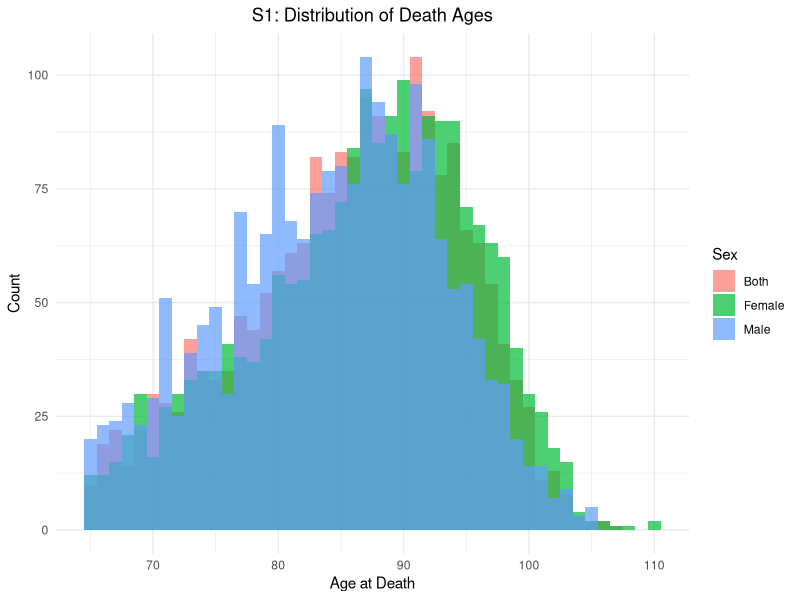
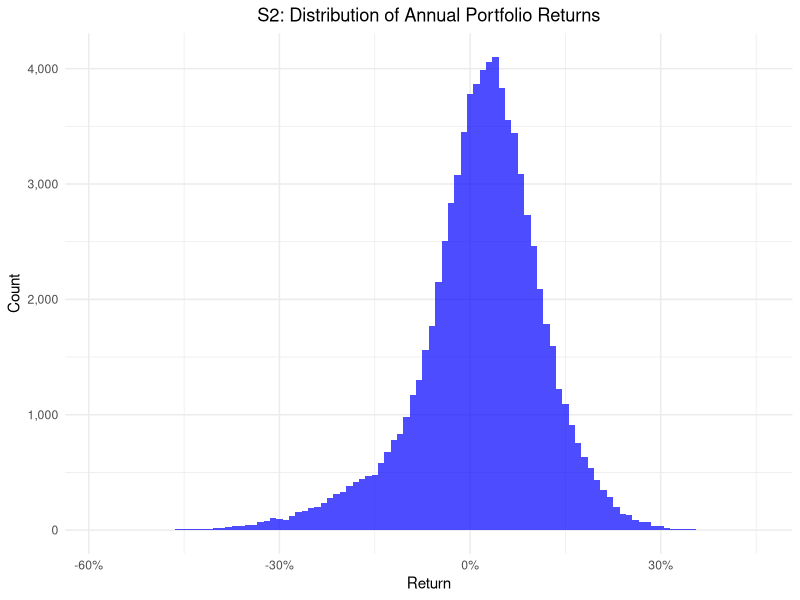
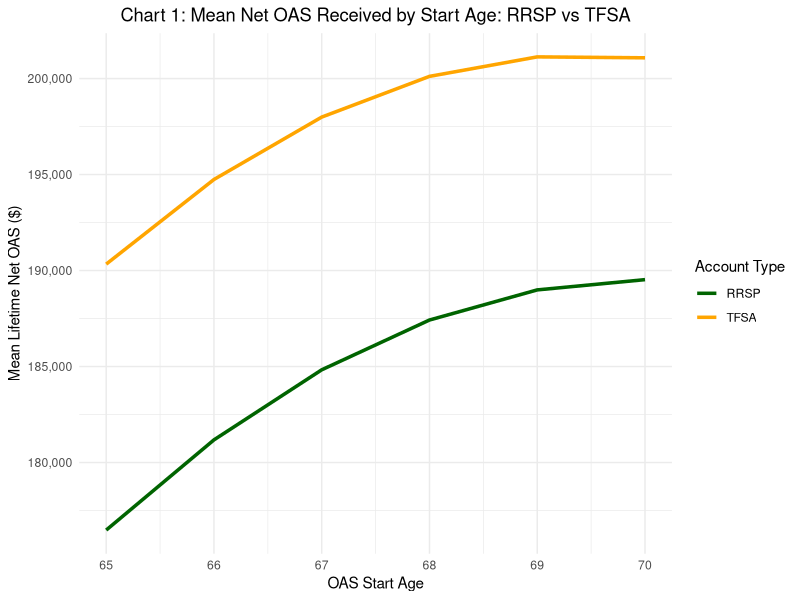
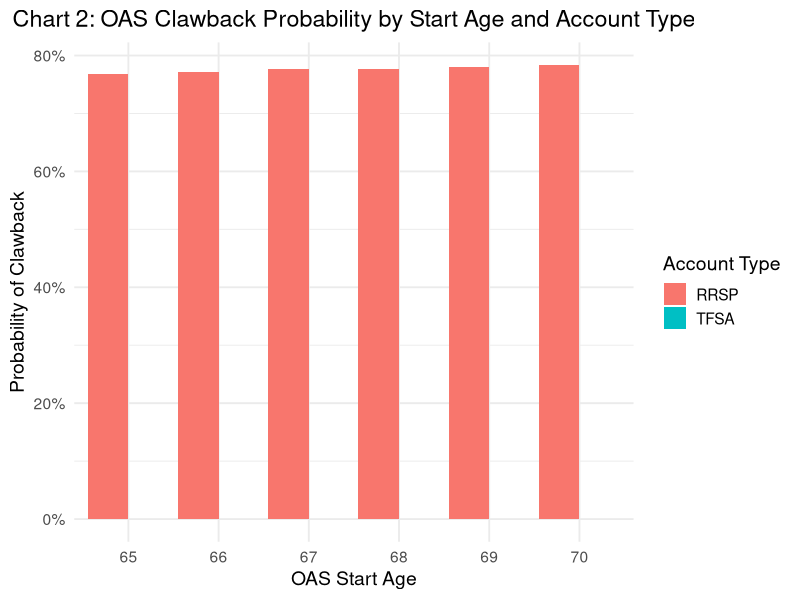
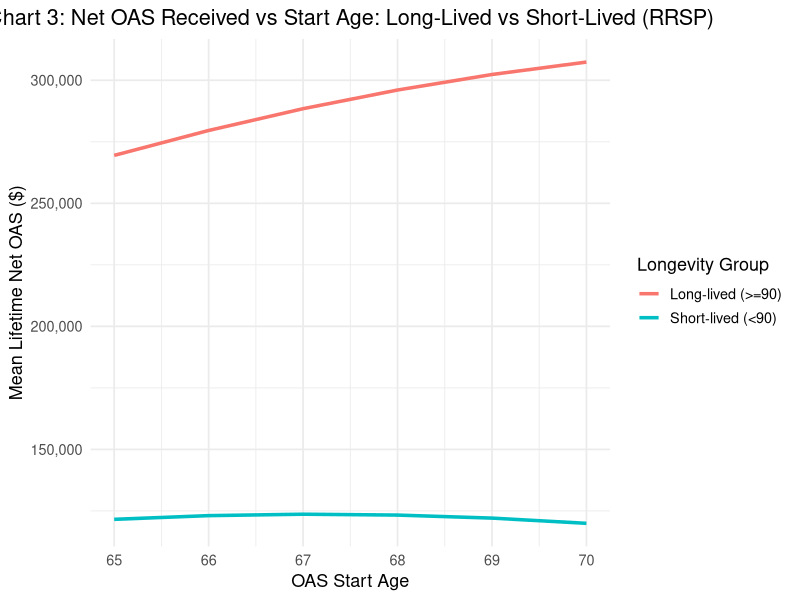
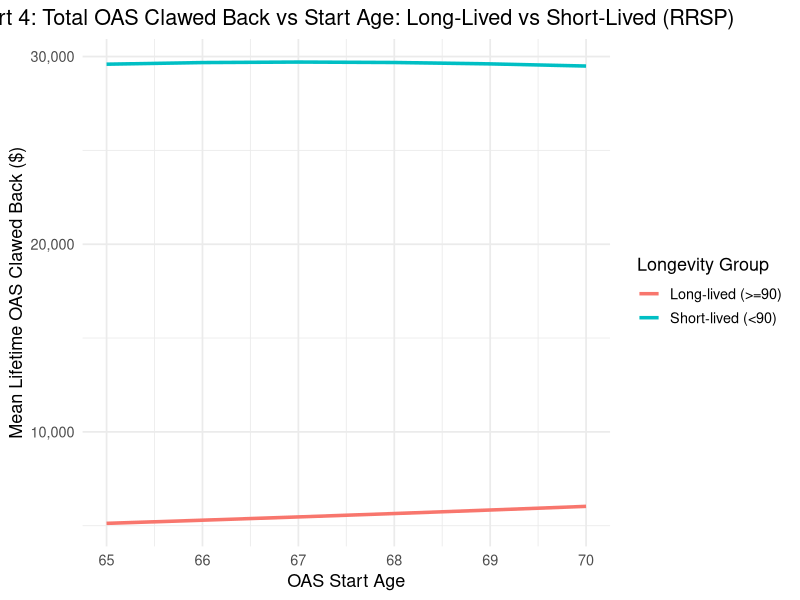
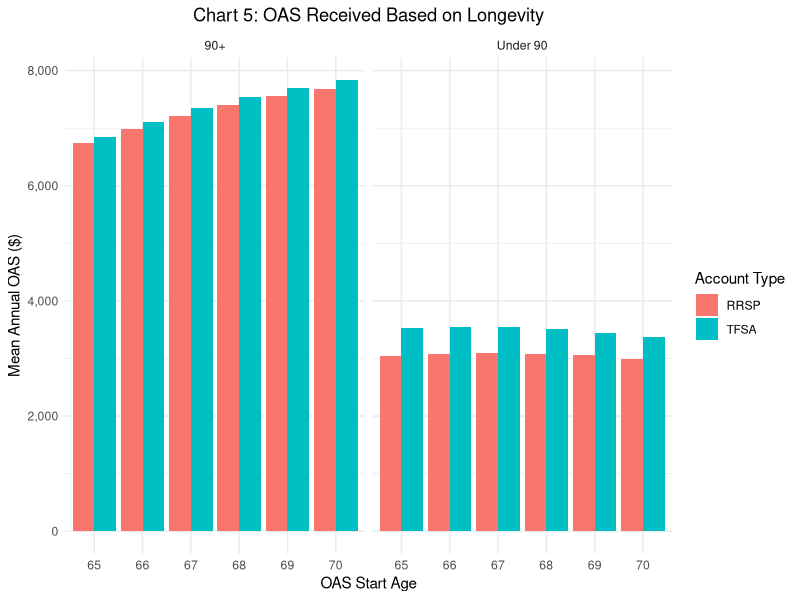
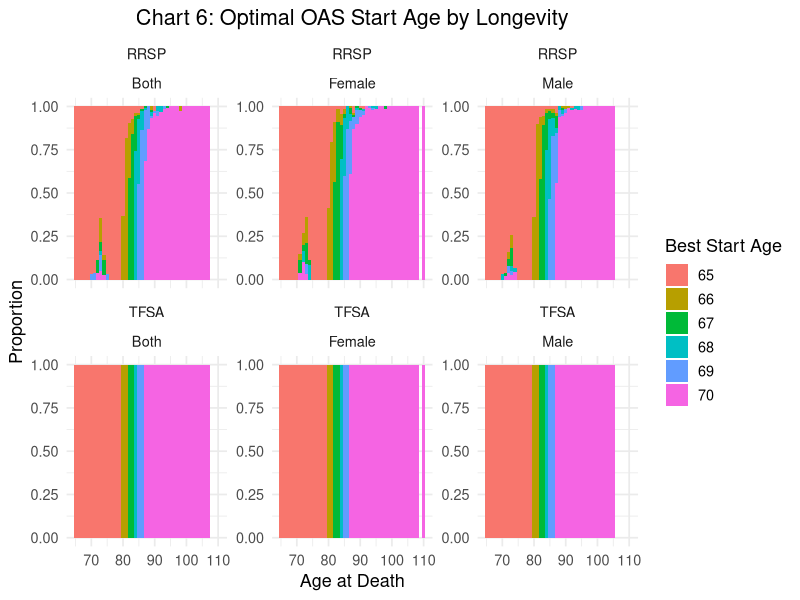

Here is the R script that generated these plots, in order:
# Check and install required packages
required_packages <- c("dplyr", "tidyr", "ggplot2", "scales")
for (pkg in required_packages) {
  if (!require(pkg, character.only = TRUE)) {
    install.packages(pkg)
    library(pkg, character.only = TRUE)
  }
}

set.seed(123)

# --- Constants ---
n_sim <- 2000
years <- 40
retirement_age <- 65
initial_balance <- 1000000
oas_base_65_74 <- 727.67 * 12  # $8,732.04/year (65-74, 2025 base)
oas_base_75_plus <- 800.44 * 12  # $9,605.28/year (75+, 2025 base)
clawback_threshold <- 93454  # 2025 estimate = $93,454
clawback_rate <- 0.15
income_cutoff_65_74 <- 142609  # 2025 estimate = $151,668
income_cutoff_75_plus <- 148179  # 2025 estimate = $157,490
start_ages <- 65:70
deferral_rate <- 0.072  # 7.2% per year --> 36% for 5 years
discount_rate <- 0.03   # 3% discount rate to PV at 65
stock_weight <- 0.5
bond_weight <- 0.5

# RRIF Minimum Withdrawal Factors (simplified for ages 71-110, 2025 rules)
rrif_factors <- c(
  0.0540, 0.0553, 0.0567, 0.0582, 0.0598, 0.0617, 0.0636, 0.0658, 0.0682, 0.0708,  # 71-80
  0.0738, 0.0771, 0.0809, 0.0851, 0.0899, 0.0955, 0.1020, 0.1096, 0.1187, 0.1300,  # 81-90
  0.1448, 0.1642, 0.2000, 0.2000, 0.2000, 0.2000, 0.2000, 0.2000, 0.2000, 0.2000,  # 91-100
  0.2000, 0.2000, 0.2000, 0.2000, 0.2000, 0.2000, 0.2000, 0.2000, 0.2000, 0.2000   # 101-110
)

# p_x data (Ontario 2023)
px_both <- c(0.99133, 0.99051, 0.98959, 0.98857, 0.98744, 0.98618, 0.98478, 0.98321, 0.98147, 0.97952,
             0.97734, 0.97490, 0.97217, 0.96911, 0.96568, 0.96182, 0.95748, 0.95259, 0.94709, 0.94088,
             0.93387, 0.92595, 0.91699, 0.90685, 0.89535, 0.88230, 0.86783, 0.85223, 0.83549, 0.81765,
             0.79573, 0.77557, 0.75449, 0.73262, 0.71014, 0.68725, 0.66417, 0.64111, 0.61829, 0.59593,
             0.57422, 0.55332, 0.53338, 0.51452, 0.49681, 0.00000)
px_male <- c(0.98928, 0.98828, 0.98717, 0.98594, 0.98458, 0.98307, 0.98139, 0.97953, 0.97744, 0.97512,
             0.97253, 0.96964, 0.96640, 0.96278, 0.95872, 0.95417, 0.94906, 0.94332, 0.93686, 0.92958,
             0.92138, 0.91213, 0.90168, 0.88986, 0.87649, 0.86134, 0.84461, 0.82669, 0.80762, 0.78746,
             0.76253, 0.74048, 0.71772, 0.69447, 0.67095, 0.64738, 0.62400, 0.60104, 0.57871, 0.55720,
             0.53667, 0.51723, 0.49899, 0.48200, 0.46630, 0.00000)
px_female <- c(0.99331, 0.99264, 0.99189, 0.99105, 0.99011, 0.98907, 0.98789, 0.98658, 0.98510, 0.98345,
               0.98158, 0.97949, 0.97712, 0.97446, 0.97144, 0.96803, 0.96418, 0.95981, 0.95485, 0.94921,
               0.94281, 0.93552, 0.92721, 0.91774, 0.90692, 0.89454, 0.88072, 0.86569, 0.84944, 0.83198,
               0.81034, 0.79014, 0.76883, 0.74655, 0.72349, 0.69986, 0.67589, 0.65182, 0.62790, 0.60438,
               0.58149, 0.55943, 0.53836, 0.51844, 0.49975, 0.00000)

# --- Market Returns ---
regime_stock_means <- c(0.09, -0.15, 0.03) # Bull, Bear, Stagnant
regime_stock_sds <- c(0.16, 0.25, 0.10) # Bull, Bear, Stagnant
regime_bond_means <- c(0.01, 0.04, 0.02) # Bull, Bear, Stagnant
regime_bond_sds <- c(0.04, 0.06, 0.03) # Bull, Bear, Stagnant
transition_matrix <- matrix(c(0.75, 0.1, 0.15, 0.2, 0.65, 0.15, 0.15, 0.15, 0.7), nrow = 3, byrow = TRUE)
inflation_matrix <- matrix(rnorm(years * n_sim, mean = 0.033, sd = 0.02), nrow = years, ncol = n_sim)

stock_returns <- matrix(0, years, n_sim)
bond_returns <- matrix(0, years, n_sim)
regime_matrix <- matrix(1, years, n_sim)

for (sim in 1:n_sim) {
  for (year in 1:years) {
    current_state <- regime_matrix[year, sim]
    stock_returns[year, sim] <- rnorm(1, regime_stock_means[current_state], regime_stock_sds[current_state])
    bond_returns[year, sim] <- rnorm(1, regime_bond_means[current_state], regime_bond_sds[current_state])
    if (year < years) {
      regime_matrix[year + 1, sim] <- sample(1:3, 1, prob = transition_matrix[current_state, ])
    }
  }
}

portfolio_returns <- stock_weight * stock_returns + bond_weight * bond_returns

# --- Mortality Simulation ---
simulate_deaths <- function(px_adj, n_sim) {
  death_ages <- numeric(n_sim)
  for (i in 1:n_sim) {
    age <- 65
    while (age <= 110) {
      if (runif(1) < px_adj[age - 64]) age <- age + 1 else break
    }
    death_ages[i] <- age
  }
  death_ages
}

# --- Taxation Code ---
calculate_total_tax <- function(income) {
  tax <- numeric(length(income))
  federal_brackets <- c(0, 55867, 111733, 173205, 246752)  # 2025 estimate
  federal_rates <- c(0.15, 0.205, 0.26, 0.29, 0.33)
  ontario_brackets <- c(0, 51446, 102894, 150000, 220000)  # 2025 estimate
  ontario_rates <- c(0.0505, 0.0915, 0.1116, 0.1216, 0.1316)
  
  for (i in seq_along(income)) {
    inc <- income[i]
    fed_tax <- 0
    for (j in 1:length(federal_brackets)) {
      if (inc > federal_brackets[j]) {
        upper <- ifelse(j < length(federal_brackets), min(inc, federal_brackets[j + 1]), inc)
        fed_tax <- fed_tax + (upper - federal_brackets[j]) * federal_rates[j]
      }
    }
    ont_tax <- 0
    for (j in 1:length(ontario_brackets)) {
      if (inc > ontario_brackets[j]) {
        upper <- ifelse(j < length(ontario_brackets), min(inc, ontario_brackets[j + 1]), inc)
        ont_tax <- ont_tax + (upper - ontario_brackets[j]) * ontario_rates[j]
      }
    }
    tax[i] <- fed_tax + ont_tax
  }
  return(tax)
}

# --- Combined Simulation ---
sexes <- c("Both", "Male", "Female")
account_types <- c("RRSP", "TFSA")
results <- list()
death_ages_by_sex <- list()

for (sex in sexes) {
  px <- if (sex == "Both") px_both else if (sex == "Male") px_male else px_female
  death_ages <- simulate_deaths(px, n_sim)
  death_ages_by_sex[[sex]] <- death_ages
  
  for (acct in account_types) {
    for (start_age in start_ages) {
      portfolio <- matrix(initial_balance, years + 1, n_sim)
      withdrawals <- matrix(0, years, n_sim)
      oas_received <- matrix(0, years, n_sim)
      taxable_income <- matrix(0, years, n_sim)
      clawback_amount <- matrix(0, years, n_sim)
      total_tax <- matrix(0, years, n_sim)
      net_income <- matrix(0, years, n_sim)
      pv_oas <- numeric(n_sim)
      
      oas_adj_65_74 <- oas_base_65_74 * (1 + deferral_rate * (start_age - 65))
      oas_adj_75_plus <- oas_base_75_plus * (1 + deferral_rate * (start_age - 65))
      
      for (t in 1:years) {
        age <- retirement_age + t - 1
        alive <- age < death_ages
        remaining <- pmax(1, death_ages - age)
        
        # Waring-Siegel withdrawal
        ws_withdrawal <- ifelse(alive, portfolio[t, ] / remaining, 0)
        
        # RRIF minimum withdrawal (for RRSP only, age 71+)
        rrif_factor <- ifelse(age >= 71 & age <= 110, rrif_factors[age - 70], 0)
        rrif_withdrawal <- ifelse(acct == "RRSP" & alive, portfolio[t, ] * rrif_factor, 0)
        
        # Withdrawal is max of Waring-Siegel and RRIF (if applicable)
        withdrawals[t, ] <- ifelse(acct == "RRSP" & age >= 71 & alive,
                                   pmax(ws_withdrawal, rrif_withdrawal),
                                   ws_withdrawal)
        withdrawals[t, ] <- pmin(withdrawals[t, ], portfolio[t, ])
        
        # OAS as additional revenue (before clawback)
        gross_oas <- ifelse(age >= start_age & alive,
                            ifelse(age < 75, oas_adj_65_74, oas_adj_75_plus), 0)
        
        # Income for clawback (withdrawals for RRSP + OAS for both)
        income_for_clawback <- ifelse(acct == "RRSP" & alive, withdrawals[t, ], 0) + gross_oas
        
        # Clawback calculation
        excess <- pmax(0, income_for_clawback - clawback_threshold)
        clawback_amount[t, ] <- excess * clawback_rate
        
        # Final OAS after clawback
        income_cutoff <- ifelse(age < 75, income_cutoff_65_74, income_cutoff_75_plus)
        oas_received[t, ] <- ifelse(age >= start_age & alive & income_for_clawback < income_cutoff,
                                    pmax(0, gross_oas - clawback_amount[t, ]), 0)
        
        # Taxable income (withdrawals + OAS for RRSP)
        taxable_income[t, ] <- ifelse(acct == "RRSP" & alive, withdrawals[t, ] + oas_received[t, ], 0)
        
        # Tax
        total_tax[t, ] <- ifelse(acct == "RRSP" & alive, calculate_total_tax(taxable_income[t, ]), 0)
        
        # Net income (withdrawals + OAS - tax - clawback)
        net_income[t, ] <- withdrawals[t, ] + oas_received[t, ] - total_tax[t, ] - clawback_amount[t, ]
        
        # Update portfolio
        portfolio[t + 1, ] <- pmax(0, (portfolio[t, ] - withdrawals[t, ]) * (1 + portfolio_returns[t, ]))
        
        # PV of OAS (3% discount)
        pv_oas <- pv_oas + oas_received[t, ] / (1 + discount_rate)^(t - 1)
      }
      
      key <- paste(sex, acct, start_age, sep = "_")
      results[[key]] <- list(
        portfolio = portfolio,
        withdrawals = withdrawals,
        oas_received = oas_received,
        taxable_income = taxable_income,
        clawback_amount = clawback_amount,
        total_tax = total_tax,
        net_income = net_income,
        death_ages = death_ages,
        pv_oas = pv_oas
      )
    }
  }
}

# --- Data Processing ---
income_data <- data.frame()
for (key in names(results)) {
  res <- results[[key]]
  temp <- data.frame(
    Year = rep(1:years, n_sim),
    Simulation = rep(1:n_sim, each = years),
    Sex = strsplit(key, "_")[[1]][1],
    AccountType = strsplit(key, "_")[[1]][2],
    StartAge = as.integer(strsplit(key, "_")[[1]][3]),
    Age = rep(retirement_age:(retirement_age + years - 1), n_sim),
    Portfolio = as.vector(res$portfolio[1:years, ]),
    Withdrawal = as.vector(res$withdrawals),
    OAS = as.vector(res$oas_received),
    NetIncome = as.vector(res$net_income),
    Clawback = as.vector(res$clawback_amount),
    DeathAge = rep(res$death_ages, each = years),
    PV_OAS = rep(res$pv_oas, each = years)
  )
  income_data <- rbind(income_data, temp)
}

# --- Summary Statistics ---
oas_summary <- income_data %>%
  group_by(Sex, AccountType, StartAge, Simulation) %>%
  summarise(Total_OAS = sum(OAS), Total_PV_OAS = mean(PV_OAS), .groups = "drop") %>%
  group_by(Sex, AccountType, StartAge) %>%
  summarise(
    Mean_Total_OAS = mean(Total_OAS),
    Mean_PV_OAS = mean(Total_PV_OAS),
    .groups = "drop"
  )

# Calculate early return per simulation (first 10 years of portfolio returns)
early_returns <- apply(portfolio_returns[1:10, ], 2, function(x) prod(1 + x) - 1)

# Create summary data per simulation
sim_summary <- income_data %>%
  filter(AccountType == "RRSP") %>%
  group_by(Simulation, StartAge, Sex, AccountType) %>%
  summarise(
    total_net_oas = sum(OAS, na.rm = TRUE),
    total_clawback = sum(Clawback, na.rm = TRUE),
    death_age = max(DeathAge),
    .groups = "drop"
  ) %>%
  mutate(
    early_return = early_returns[Simulation],
    return_quartile = ntile(early_return, 4)
  )

# --- Visualizations (16 Graphs Total) ---

# --- Supplementary Graphs ---
# S1. Distribution of Death Ages
death_ages_data <- data.frame(
  Sex = rep(c("Both", "Male", "Female"), each = n_sim),
  DeathAge = c(death_ages_by_sex[["Both"]], death_ages_by_sex[["Male"]], death_ages_by_sex[["Female"]])
)

ps1 <- ggplot(death_ages_data, aes(x = DeathAge, fill = Sex)) +
  geom_histogram(binwidth = 1, alpha = 0.7, position = "identity") +
  labs(title = "S1: Distribution of Death Ages", x = "Age at Death", y = "Count", fill = "Sex") +
  scale_x_continuous(labels = scales::comma) +
  scale_y_continuous(labels = scales::comma) +
  theme_minimal() +
  theme(plot.title = element_text(hjust = 0.5))
print(ps1)

# S2. Distribution of Portfolio Returns
ps2 <- ggplot(data.frame(Returns = as.vector(portfolio_returns)), aes(x = Returns)) +
  geom_histogram(binwidth = 0.01, fill = "blue", alpha = 0.7) +
  labs(title = "S2: Distribution of Annual Portfolio Returns", x = "Return", y = "Count") +
  scale_x_continuous(labels = scales::percent) +
  scale_y_continuous(labels = scales::comma) +
  theme_minimal() +
  theme(plot.title = element_text(hjust = 0.5))
print(ps2)

# --- Main Graphs ---

# Chart 1: Mean Net OAS Received by Start Age: RRSP vs TFSA
account_stats <- oas_summary %>%
  group_by(AccountType, StartAge) %>%
  summarize(mean_net_oas = mean(Mean_Total_OAS), .groups = "drop")

p1 <- ggplot(account_stats, aes(x = StartAge, y = mean_net_oas, color = AccountType)) +
  geom_line(size = 1.2) +
  scale_color_manual(values = c("darkgreen", "orange")) +
  labs(
    title = "Chart 1: Mean Net OAS Received by Start Age: RRSP vs TFSA",
    x = "OAS Start Age",
    y = "Mean Lifetime Net OAS ($)",
    color = "Account Type"
  ) +
  scale_y_continuous(labels = scales::comma) +
  theme_minimal() +
  theme(plot.title = element_text(hjust = 0.5))
print(p1)

# Chart 2: OAS Clawback Probability by Start Age and Account Type
clawback_summary <- income_data %>%
  group_by(AccountType, StartAge, Simulation) %>%
  summarise(Clawback_Occurred = any(Clawback > 0), .groups = "drop") %>%
  group_by(AccountType, StartAge) %>%
  summarise(Prob_Clawback = mean(Clawback_Occurred), .groups = "drop")

p2 <- ggplot(clawback_summary, aes(x = factor(StartAge), y = Prob_Clawback, fill = AccountType)) +
  geom_col(position = "dodge") +
  labs(title = "Chart 2: OAS Clawback Probability by Start Age and Account Type",
       x = "OAS Start Age", y = "Probability of Clawback", fill = "Account Type") +
  scale_y_continuous(labels = scales::percent) +
  theme_minimal(base_size = 14) +
  theme(plot.title = element_text(hjust = 0.5))
print(p2)

# Chart 3: Mean Net OAS by Start Age for Long- vs Short-Lived Groups (RRSP)
longevity_net_oas <- sim_summary %>%
  mutate(Longevity_Group = ifelse(death_age >= 90, "Long-lived (>=90)", "Short-lived (<90)")) %>%
  group_by(Longevity_Group, StartAge) %>%
  summarise(Mean_Net_OAS = mean(total_net_oas), .groups = "drop")

p3 <- ggplot(longevity_net_oas, aes(x = StartAge, y = Mean_Net_OAS, color = Longevity_Group)) +
  geom_line(size = 1.2) +
  scale_y_continuous(labels = scales::comma) +
  labs(
    title = "Chart 3: Net OAS Received vs Start Age: Long-Lived vs Short-Lived (RRSP)",
    x = "OAS Start Age",
    y = "Mean Lifetime Net OAS ($)",
    color = "Longevity Group"
  ) +
  theme_minimal(base_size = 13) +
  theme(plot.title = element_text(hjust = 0.5))
print(p3)

# Chart 4: Mean Total Clawback by Start Age for Long- vs Short-Lived Groups (RRSP)
longevity_claw <- sim_summary %>%
  mutate(Longevity_Group = ifelse(death_age >= 90, "Long-lived (>=90)", "Short-lived (<90)")) %>%
  group_by(Longevity_Group, StartAge) %>%
  summarize(mean_clawback = mean(total_clawback), .groups = "drop")

p4 <- ggplot(longevity_claw, aes(x = StartAge, y = mean_clawback, color = Longevity_Group)) +
  geom_line(size = 1.2) +
  scale_y_continuous(labels = scales::comma) +
  labs(
    title = "Chart 4: Total OAS Clawed Back vs Start Age: Long-Lived vs Short-Lived (RRSP)",
    x = "OAS Start Age",
    y = "Mean Lifetime OAS Clawed Back ($)",
    color = "Longevity Group"
  ) +
  theme_minimal(base_size = 13) +
  theme(plot.title = element_text(hjust = 0.5))
print(p4)

# Chart 5: OAS Received Based on Longevity
oas_longevity <- income_data %>%
  mutate(Longevity_Group = ifelse(DeathAge >= 90, "90+", "Under 90")) %>%
  group_by(Longevity_Group, StartAge, AccountType) %>%
  summarise(Mean_OAS = mean(OAS), .groups = "drop")

p5 <- ggplot(oas_longevity, aes(x = factor(StartAge), y = Mean_OAS, fill = AccountType)) +
  geom_bar(stat = "identity", position = "dodge") +
  facet_wrap(~Longevity_Group) +
  labs(title = "Chart 5: OAS Received Based on Longevity",
       x = "OAS Start Age", y = "Mean Annual OAS ($)", fill = "Account Type") +
  scale_y_continuous(labels = scales::comma) +
  theme_minimal() +
  theme(plot.title = element_text(hjust = 0.5))
print(p5)

# Chart 6: Optimal Start Age by Lifespan Heatmap
optimal_age_df <- income_data %>%
  group_by(Simulation, StartAge, Sex, AccountType) %>%
  summarise(Total_OAS = sum(OAS), DeathAge = max(DeathAge), .groups = "drop") %>%
  group_by(Simulation, Sex, AccountType) %>%
  mutate(Best_Start = StartAge[which.max(Total_OAS)],
         DeathAge = mean(DeathAge)) %>%
  distinct(Simulation, Sex, AccountType, Best_Start, DeathAge)

p6 <- ggplot(optimal_age_df, aes(x = DeathAge, fill = factor(Best_Start))) +
  geom_histogram(binwidth = 1, position = "fill") +
  facet_wrap(~AccountType + Sex, scales = "free_y") +
  labs(title = "Chart 6: Optimal OAS Start Age by Longevity",
       x = "Age at Death", y = "Proportion", fill = "Best Start Age") +
  theme_minimal(base_size = 13) +
  theme(plot.title = element_text(hjust = 0.5))
print(p6)

# Chart 7: Clawback Exposure Over Time by Early Returns Quartile
# Compute early 10-year return per simulation
early_returns <- apply(portfolio_returns[1:10, ], 2, function(x) prod(1 + x) - 1)

# Assign Early Return Quartile to each simulation
early_return_df <- data.frame(Simulation = 1:n_sim, EarlyReturn = early_returns) %>%
  mutate(ReturnQuartile = ntile(EarlyReturn, 4))

# Merge quartiles into income_data
income_with_quartile <- income_data %>%
  filter(AccountType == "RRSP", StartAge == 65) %>%
  left_join(early_return_df, by = "Simulation")

# Compute % of retirees with clawback by age and return quartile
clawback_by_age_q <- income_with_quartile %>%
  group_by(ReturnQuartile, Age) %>%
  summarise(ClawbackRate = mean(Clawback > 0), .groups = "drop")

p7 <- ggplot(clawback_by_age_q, aes(x = Age, y = ClawbackRate, color = factor(ReturnQuartile))) +
  geom_line(size = 1.2) +
  scale_color_manual(
    values = c("red", "orange", "blue", "green"),
    labels = c("Q1 (Worst)", "Q2", "Q3", "Q4 (Best)")
  ) +
  labs(
    title = "Chart 7: Clawback Exposure Over Time by Early Returns Quartile (RRSP, OAS @65)",
    x = "Age",
    y = "Fraction with OAS Clawback",
    color = "Return Quartile"
  ) +
  scale_y_continuous(labels = scales::percent) +
  theme_minimal(base_size = 14) +
  theme(plot.title = element_text(hjust = 0.5))
print(p7)

# Chart 8: Mean Net OAS Received by Start Age, by Early Return Quartile (RRSP)
netoas_by_start_q <- sim_summary %>%
  group_by(return_quartile, StartAge) %>%
  summarise(mean_net_oas = mean(total_net_oas), .groups = "drop") %>%
  mutate(Quartile_Label = factor(return_quartile,
                                 levels = c(1, 2, 3, 4),
                                 labels = c("Q1 (Worst)", "Q2", "Q3", "Q4 (Best)")))

quartile_colors <- c("Q1 (Worst)" = "red",
                     "Q2" = "orange",
                     "Q3" = "blue",
                     "Q4 (Best)" = "darkgreen")

p8 <- ggplot(netoas_by_start_q, aes(x = StartAge, y = mean_net_oas, color = Quartile_Label)) +
  geom_line(size = 1.2) +
  scale_color_manual(values = quartile_colors) +
  labs(
    title = "Chart 8: Mean Net OAS Received by Start Age, by Early Return Quartile (RRSP)",
    x = "OAS Start Age",
    y = "Mean Lifetime Net OAS ($)",
    color = "Early Return Quartile"
  ) +
  scale_y_continuous(labels = scales::comma) +
  theme_minimal(base_size = 14) +
  theme(plot.title = element_text(hjust = 0.5))
print(p8)

# --- Sensitivity Analysis Section ---

# Function to run a simplified simulation focusing on OAS outcomes
simulate_sensitivity_OAS <- function(deferral_rate_val, discount_rate_val, 
                                     stock_weight_val, account_type = "RRSP", 
                                     sex = "Both", start_age = 70) {
  px <- if (sex == "Both") px_both else if (sex == "Male") px_male else px_female
  death_ages <- simulate_deaths(px, n_sim)
  
  # Adjust portfolio returns for stock weight
  bond_weight_val <- 1 - stock_weight_val
  portfolio_returns <- stock_weight_val * stock_returns + bond_weight_val * bond_returns
  
  portfolio <- matrix(initial_balance, years + 1, n_sim)
  oas_received <- matrix(0, years, n_sim)
  pv_oas <- numeric(n_sim)
  
  # Adjust OAS based on deferral rate and start age
  oas_adj_65_74 <- oas_base_65_74 * (1 + deferral_rate_val * (start_age - 65))
  oas_adj_75_plus <- oas_base_75_plus * (1 + deferral_rate_val * (start_age - 65))
  
  for (t in 1:years) {
    age <- retirement_age + t - 1
    alive <- age < death_ages
    remaining <- pmax(1, death_ages - age)
    ws_withdrawal <- ifelse(alive, portfolio[t, ] / remaining, 0)
    withdrawals <- pmin(ws_withdrawal, portfolio[t, ])
    
    gross_oas <- ifelse(age >= start_age & alive,
                        ifelse(age < 75, oas_adj_65_74, oas_adj_75_plus), 0)
    income_for_clawback <- ifelse(account_type == "RRSP" & alive, withdrawals, 0) + gross_oas
    excess <- pmax(0, income_for_clawback - clawback_threshold)
    clawback_amount <- excess * clawback_rate
    income_cutoff <- ifelse(age < 75, income_cutoff_65_74, income_cutoff_75_plus)
    net_oas <- ifelse(age >= start_age & alive & income_for_clawback < income_cutoff,
                      pmax(0, gross_oas - clawback_amount), 0)
    oas_received[t, ] <- net_oas
    
    portfolio[t + 1, ] <- pmax(0, (portfolio[t, ] - withdrawals) * (1 + portfolio_returns[t, ]))
    pv_oas <- pv_oas + net_oas / (1 + discount_rate_val)^(t - 1)
  }
  return(data.frame(PV_OAS = pv_oas))
}

# Graph A1: Sensitivity of Mean PV OAS to Stock Allocation
stock_weights <- seq(0.3, 0.7, by = 0.1)
sens_alloc <- data.frame(stock_weight = stock_weights, mean_PV_OAS = NA)
for (i in seq_along(stock_weights)) {
  res <- simulate_sensitivity_OAS(deferral_rate_val = 0.072, 
                                  discount_rate_val = 0.03,
                                  stock_weight_val = stock_weights[i],
                                  account_type = "RRSP", sex = "Both", start_age = 70)
  sens_alloc$mean_PV_OAS[i] <- mean(res$PV_OAS)
}
p9 <- ggplot(sens_alloc, aes(x = stock_weight, y = mean_PV_OAS)) +
  geom_line(size = 1.2, color = "darkgreen") +
  geom_point(size = 2) +
  labs(title = "Chart 9: Sensitivity of Mean PV OAS to Stock Allocation",
       x = "Stock Weight in Portfolio", y = "Mean Present Value of OAS ($)") +
  scale_y_continuous(labels = scales::comma) +
  theme_minimal() +
  theme(plot.title = element_text(hjust = 0.5))
print(p9)

# Graph A2: Sensitivity of Mean PV OAS to Deferral Rate
deferral_vals <- seq(0.04, 0.10, by = 0.01)
sens_def <- data.frame(deferral_rate = deferral_vals, mean_PV_OAS = NA)
for (i in seq_along(deferral_vals)) {
  res <- simulate_sensitivity_OAS(deferral_rate_val = deferral_vals[i], 
                                  discount_rate_val = 0.03,
                                  stock_weight_val = 0.5,
                                  account_type = "RRSP", sex = "Both", start_age = 70)
  sens_def$mean_PV_OAS[i] <- mean(res$PV_OAS)
}
p10 <- ggplot(sens_def, aes(x = deferral_rate, y = mean_PV_OAS)) +
  geom_line(size = 1.2, color = "blue") +
  geom_point(size = 2) +
  labs(title = "Chart 10: Sensitivity of Mean PV OAS to Deferral Rate",
       x = "Deferral Rate", y = "Mean Present Value of OAS ($)") +
  scale_y_continuous(labels = scales::comma) +
  theme_minimal() +
  theme(plot.title = element_text(hjust = 0.5))
print(p10)

# Function to run simulation with adjustable parameters for initial balance and clawback threshold
run_simulation <- function(initial_balance, clawback_threshold, stock_weight_val = 0.5) {
  bond_weight_val <- 1 - stock_weight_val
  portfolio_returns <- stock_weight_val * stock_returns + bond_weight_val * bond_returns
  
  px <- px_both
  death_ages <- simulate_deaths(px, n_sim)
  portfolio <- matrix(initial_balance, years + 1, n_sim)
  withdrawals <- matrix(0, years, n_sim)
  oas_received <- matrix(0, years, n_sim)
  clawback_amount <- matrix(0, years, n_sim)
  pv_oas <- numeric(n_sim)
  start_age <- 65
  
  oas_adj_65_74 <- oas_base_65_74 * (1 + deferral_rate * (start_age - 65))
  oas_adj_75_plus <- oas_base_75_plus * (1 + deferral_rate * (start_age - 65))
  
  for (t in 1:years) {
    age <- retirement_age + t - 1
    alive <- age < death_ages
    remaining <- pmax(1, death_ages - age)
    ws_withdrawal <- ifelse(alive, portfolio[t, ] / remaining, 0)
    rrif_factor <- ifelse(age >= 71 & age <= 110, rrif_factors[age - 70], 0)
    rrif_withdrawal <- ifelse(alive, portfolio[t, ] * rrif_factor, 0)
    withdrawals[t, ] <- ifelse(age >= 71 & alive, pmax(ws_withdrawal, rrif_withdrawal), ws_withdrawal)
    withdrawals[t, ] <- pmin(withdrawals[t, ], portfolio[t, ])
    
    gross_oas <- ifelse(age >= start_age & alive, ifelse(age < 75, oas_adj_65_74, oas_adj_75_plus), 0)
    income_for_clawback <- ifelse(alive, withdrawals[t, ], 0) + gross_oas
    excess <- pmax(0, income_for_clawback - clawback_threshold)
    clawback_amount[t, ] <- excess * clawback_rate
    income_cutoff <- ifelse(age < 75, income_cutoff_65_74, income_cutoff_75_plus)
    oas_received[t, ] <- ifelse(age >= start_age & alive & income_for_clawback < income_cutoff,
                                pmax(0, gross_oas - clawback_amount[t, ]), 0)
    portfolio[t + 1, ] <- pmax(0, (portfolio[t, ] - withdrawals[t, ]) * (1 + portfolio_returns[t, ]))
    pv_oas <- pv_oas + oas_received[t, ] / (1 + discount_rate)^(t - 1)
  }
  
  list(
    total_oas = colSums(oas_received),
    clawback_prob = mean(apply(clawback_amount > 0, 2, any)),
    pv_oas = pv_oas
  )
}

# Define scenarios for Initial Balance and Clawback Threshold
initial_balances <- c(500000, 1000000, 1500000)
clawback_thresholds <- c(86912 * 0.9, 86912, 86912 * 1.1)

results_ib <- lapply(initial_balances, function(ib) {
  run_simulation(ib, 86912)
})
results_ct <- lapply(clawback_thresholds, function(ct) {
  run_simulation(1000000, ct)
})

sensitivity_ib <- data.frame(
  Initial_Balance = initial_balances,
  Mean_Total_OAS = sapply(results_ib, function(x) mean(x$total_oas)),
  Clawback_Probability = sapply(results_ib, function(x) x$clawback_prob),
  Mean_PV_OAS = sapply(results_ib, function(x) mean(x$pv_oas))
)

sensitivity_ct <- data.frame(
  Clawback_Threshold = clawback_thresholds,
  Mean_Total_OAS = sapply(results_ct, function(x) mean(x$total_oas)),
  Clawback_Probability = sapply(results_ct, function(x) x$clawback_prob),
  Mean_PV_OAS = sapply(results_ct, function(x) mean(x$pv_oas))
)

# Graph B1: Impact of Initial Balance on Mean Total OAS
p11 <- ggplot(sensitivity_ib, aes(x = Initial_Balance, y = Mean_Total_OAS)) +
  geom_line(color = "blue", size = 1.2) + 
  geom_point(size = 3) +
  labs(title = "Chart 11: Impact of Initial Balance on Mean Total OAS",
       x = "Initial Balance ($)", y = "Mean Total OAS ($)") +
  scale_x_continuous(labels = scales::comma) +
  scale_y_continuous(labels = scales::comma) +
  theme_minimal(base_size = 14) +
  theme(plot.title = element_text(hjust = 0.5))
print(p11)

# Graph B2: Impact of Initial Balance on Clawback Probability
p12 <- ggplot(sensitivity_ib, aes(x = Initial_Balance, y = Clawback_Probability)) +
  geom_line(color = "red", size = 1.2) + 
  geom_point(size = 3) +
  labs(title = "Chart 12: Impact of Initial Balance on Clawback Probability",
       x = "Initial Balance ($)", y = "Probability of Clawback") +
  scale_x_continuous(labels = scales::comma) +
  scale_y_continuous(labels = scales::percent) +
  theme_minimal(base_size = 14) +
  theme(plot.title = element_text(hjust = 0.5))
print(p12)

# Graph B3: Impact of Clawback Threshold on Mean Total OAS
p13 <- ggplot(sensitivity_ct, aes(x = Clawback_Threshold, y = Mean_Total_OAS)) +
  geom_line(color = "blue", size = 1.2) + 
  geom_point(size = 3) +
  labs(title = "Chart 13: Impact of Clawback Threshold on Mean Total OAS",
       x = "Clawback Threshold ($)", y = "Mean Total OAS ($)") +
  scale_x_continuous(labels = scales::comma) +
  scale_y_continuous(labels = scales::comma) +
  theme_minimal(base_size = 14) +
  theme(plot.title = element_text(hjust = 0.5))
print(p13)

# Graph B4: Impact of Clawback Threshold on Clawback Probability
p14 <- ggplot(sensitivity_ct, aes(x = Clawback_Threshold, y = Clawback_Probability)) +
  geom_line(color = "red", size = 1.2) + 
  geom_point(size = 3) +
  labs(title = "Chart 14: Impact of Clawback Threshold on Clawback Probability",
       x = "Clawback Threshold ($)", y = "Probability of Clawback") +
  scale_x_continuous(labels = scales::comma) +
  scale_y_continuous(labels = scales::percent) +
  theme_minimal(base_size = 14) +
  theme(plot.title = element_text(hjust = 0.5))
print(p14)

# --- Additional Graphs for Sensitivity Analysis (Stock Market Returns) ---

# Function to run simulation with adjustable stock market returns
run_simulation_stock_returns <- function(regime_stock_means_val) {
  stock_returns <- matrix(0, years, n_sim)
  bond_returns <- matrix(0, years, n_sim)
  regime_matrix <- matrix(1, years, n_sim)
  for (sim in 1:n_sim) {
    for (year in 1:years) {
      current_state <- regime_matrix[year, sim]
      stock_returns[year, sim] <- rnorm(1, regime_stock_means_val[current_state], regime_stock_sds[current_state])
      bond_returns[year, sim] <- rnorm(1, regime_bond_means[current_state], regime_bond_sds[current_state])
      if (year < years) {
        regime_matrix[year + 1, sim] <- sample(1:3, 1, prob = transition_matrix[current_state, ])
      }
    }
  }
  portfolio_returns <- stock_weight * stock_returns + bond_weight * bond_returns
  
  px <- px_both
  death_ages <- simulate_deaths(px, n_sim)
  portfolio <- matrix(initial_balance, years + 1, n_sim)
  withdrawals <- matrix(0, years, n_sim)
  oas_received <- matrix(0, years, n_sim)
  clawback_amount <- matrix(0, years, n_sim)
  pv_oas <- numeric(n_sim)
  start_age <- 65
  
  oas_adj_65_74 <- oas_base_65_74 * (1 + deferral_rate * (start_age - 65))
  oas_adj_75_plus <- oas_base_75_plus * (1 + deferral_rate * (start_age - 65))
  
  for (t in 1:years) {
    age <- retirement_age + t - 1
    alive <- age < death_ages
    remaining <- pmax(1, death_ages - age)
    ws_withdrawal <- ifelse(alive, portfolio[t, ] / remaining, 0)
    rrif_factor <- ifelse(age >= 71 & age <= 110, rrif_factors[age - 70], 0)
    rrif_withdrawal <- ifelse(alive, portfolio[t, ] * rrif_factor, 0)
    withdrawals[t, ] <- ifelse(age >= 71 & alive, pmax(ws_withdrawal, rrif_withdrawal), ws_withdrawal)
    withdrawals[t, ] <- pmin(withdrawals[t, ], portfolio[t, ])
    
    gross_oas <- ifelse(age >= start_age & alive, ifelse(age < 75, oas_adj_65_74, oas_adj_75_plus), 0)
    income_for_clawback <- ifelse(alive, withdrawals[t, ], 0) + gross_oas
    excess <- pmax(0, income_for_clawback - clawback_threshold)
    clawback_amount[t, ] <- excess * clawback_rate
    income_cutoff <- ifelse(age < 75, income_cutoff_65_74, income_cutoff_75_plus)
    oas_received[t, ] <- ifelse(age >= start_age & alive & income_for_clawback < income_cutoff,
                                pmax(0, gross_oas - clawback_amount[t, ]), 0)
    portfolio[t + 1, ] <- pmax(0, (portfolio[t, ] - withdrawals[t, ]) * (1 + portfolio_returns[t, ]))
    pv_oas <- pv_oas + oas_received[t, ] / (1 + discount_rate)^(t - 1)
  }
  
  list(
    total_oas = colSums(oas_received),
    clawback_prob = mean(apply(clawback_amount > 0, 2, any)),
    pv_oas = pv_oas
  )
}

# Define scenarios for stock market returns (adjusting Bull regime mean)
stock_return_scenarios <- list(
  c(0.07, -0.15, 0.03),  # Lower Bull returns
  c(0.09, -0.15, 0.03),  # Base case
  c(0.11, -0.15, 0.03)   # Higher Bull returns
)

results_sr <- lapply(stock_return_scenarios, function(sr) {
  run_simulation_stock_returns(sr)
})

sensitivity_sr <- data.frame(
  Bull_Return = c(0.07, 0.09, 0.11),
  Mean_Total_OAS = sapply(results_sr, function(x) mean(x$total_oas)),
  Clawback_Probability = sapply(results_sr, function(x) x$clawback_prob),
  Mean_PV_OAS = sapply(results_sr, function(x) mean(x$pv_oas))
)

# Graph C1: Impact of Stock Market Returns on Mean Total OAS
p15 <- ggplot(sensitivity_sr, aes(x = Bull_Return, y = Mean_Total_OAS)) +
  geom_line(color = "blue", size = 1.2) + 
  geom_point(size = 3) +
  labs(title = "Chart 15: Impact of Stock Market Returns on Mean Total OAS",
       x = "Bull Market Stock Return", y = "Mean Total OAS ($)") +
  scale_x_continuous(labels = scales::percent) +
  scale_y_continuous(labels = scales::comma) +
  theme_minimal(base_size = 14) +
  theme(plot.title = element_text(hjust = 0.5))
print(p15)

# Graph C2: Impact of Stock Market Returns on Clawback Probability
p16 <- ggplot(sensitivity_sr, aes(x = Bull_Return, y = Clawback_Probability)) +
  geom_line(color = "red", size = 1.2) + 
  geom_point(size = 3) +
  labs(title = "Chart 16: Impact of Stock Market Returns on Clawback Probability",
       x = "Bull Market Stock Return", y = "Probability of Clawback") +
  scale_x_continuous(labels = scales::percent) +
  scale_y_continuous(labels = scales::percent) +
  theme_minimal(base_size = 14) +
  theme(plot.title = element_text(hjust = 0.5))
print(p16)
